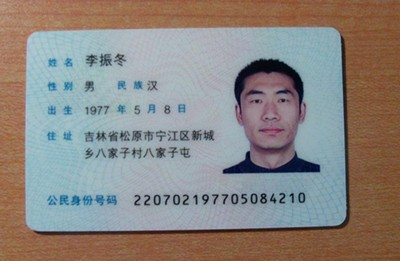
#> input picture OCR-识别/OCR/1.jpg, 400 x 261 px
$ python -i main.py   (imports and definitions only)   (older library calls are emulated)
#> lines starting #> are read from the running program, lines starting #| are printed output that depends on the picture; after the words box and inside, x2 and y2 are one past the last pixel; in counts of white or black regions, pixels touching at a corner belong together

import sys
# import importlib
# importlib.reload(sys)
# sys.setdefaultencoding('utf-8')
import time
time1 = time.time()
from PIL import Image
import pytesseract#ocr字符识别库
import cv2
#二值化算法
def binarizing(img,threshold):
    pixdata = img.load()
    w, h = img.size
    for y in range(h):
        for x in range(w):
            if pixdata[x, y] < threshold:
                pixdata[x, y] = 0
            else:
                pixdata[x, y] = 255
    return img

#去除干扰线算法
def depoint(img):   #input: gray image
    pixdata = img.load()
    w,h = img.size
    for y in range(1,h-1):
        for x in range(1,w-1):
            count = 0
            if pixdata[x,y-1] > 245:
                count = count + 1
            if pixdata[x,y+1] > 245:
                count = count + 1
            if pixdata[x-1,y] > 245:
                count = count + 1
            if pixdata[x+1,y] > 245:
                count = count + 1
            if count > 2:
                pixdata[x,y] = 255
    return img
#身份证号码识别
def identity_OCR(pic_path):
    #身份证号码截图
#> called with pic_path = '1.jpg'
    img1=Image.open(pic_path)
#> img1 is the input picture: PIL image 400x261 RGB; mean R, G, B 139.8, 133.8, 129.4
    w,h=img1.size
#> w = 400; h = 261
    #将身份证放大3倍
    out=img1.resize((w*3,h*3),Image.ANTIALIAS)
    Image._show(out)
    cv2.waitKey(0)
    region = (125*3,200*3,370*3,250*3)
    #裁切身份证号码图片
    cropImg = out.crop(region)
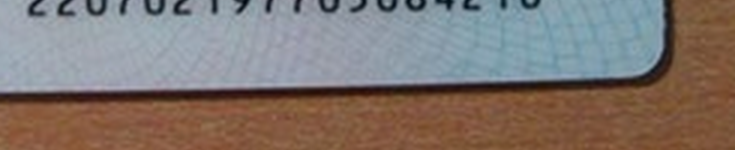
#> cropImg: PIL image 735x150 RGB; mean R, G, B 129.6, 118.8, 113.4
    # print(cropImg)
    # Image._show(cropImg)
    # cv2.waitKey(0)
    # 转化为灰度图
    img= cropImg.convert('L')
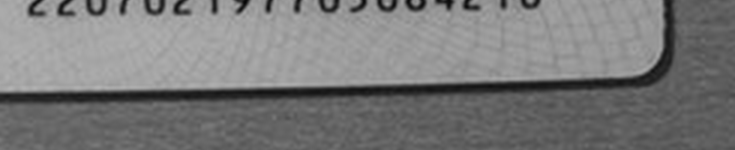
#> img: PIL image 735x150 L; min 6, max 179, mean 121.4
    Image._show(img)
    cv2.waitKey(0)
    # 把图片变成二值图像。
    img1=binarizing(img,100)
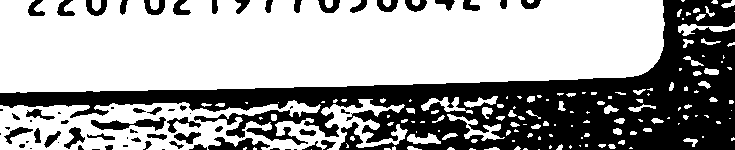
#> img1: PIL image 735x150 L; 63.6% white; 67 black regions (19 under 20 px), largest, box (x1, y1, x2, y2) and area: (0, 0, 735, 150) 34858, (91, 117, 166, 131) 494, (208, 137, 270, 150) 441
    img2=depoint(img)
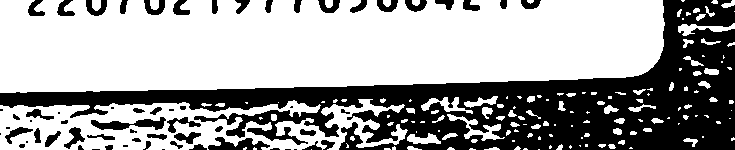
#> img2: PIL image 735x150 L; 63.7% white; 63 black regions (16 under 20 px), largest, box (x1, y1, x2, y2) and area: (0, 0, 735, 150) 34819, (91, 117, 166, 130) 491, (208, 137, 270, 150) 440
#> (the run stopped early here; a loop or call above may not have finished)

$ run again, on OCR-识别/OCR/2.jpg
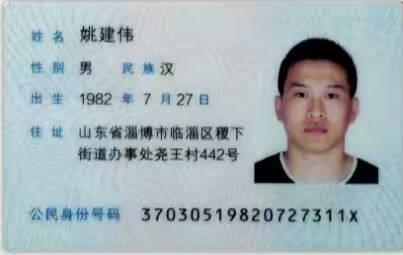
#> input picture OCR-识别/OCR/2.jpg, 403 x 255 px
#> in identity_OCR, img1 is the input picture: PIL image 403x255 RGB; mean R, G, B 166, 178.6, 183.6
#> in identity_OCR, `img= cropImg.convert('L')`:
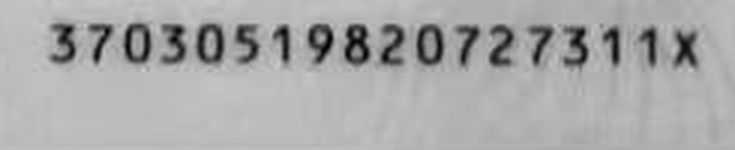
#> img: PIL image 735x150 L; min 1, max 201, mean 168.8
#> in identity_OCR, `img1=binarizing(img,100)`:
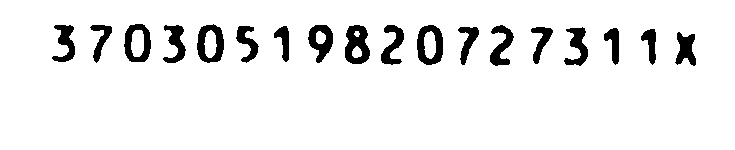
#> img1: PIL image 735x150 L; 92.8% white; 18 black regions, largest, box (x1, y1, x2, y2) and area: (345, 25, 370, 64) 662, (417, 25, 443, 65) 608, (197, 24, 224, 63) 591
#> img2: PIL image 735x150 L; 92.8% white; 18 black regions, largest, box (x1, y1, x2, y2) and area: (345, 25, 370, 64) 662, (417, 25, 443, 65) 608, (197, 25, 224, 63) 590
